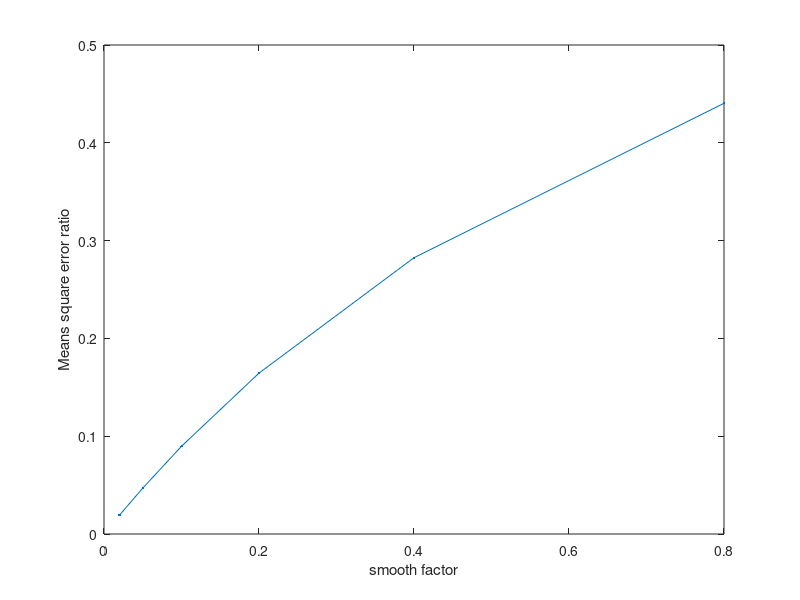

Write MATLAB code to recreate this figure.
X = [0.8 0.4 0.2 0.1 0.05 0.02]
Y = [0.4404 0.2825 0.1645 0.0897 0.0469 0.0193]

plot(X, Y, '.-');
xlabel('smooth factor');
%set(gca,'XTickLabel',{'0.8' '0.4' '0.2' '0.1' '0.05' '0.02'}) 
ylabel('Means square error ratio');